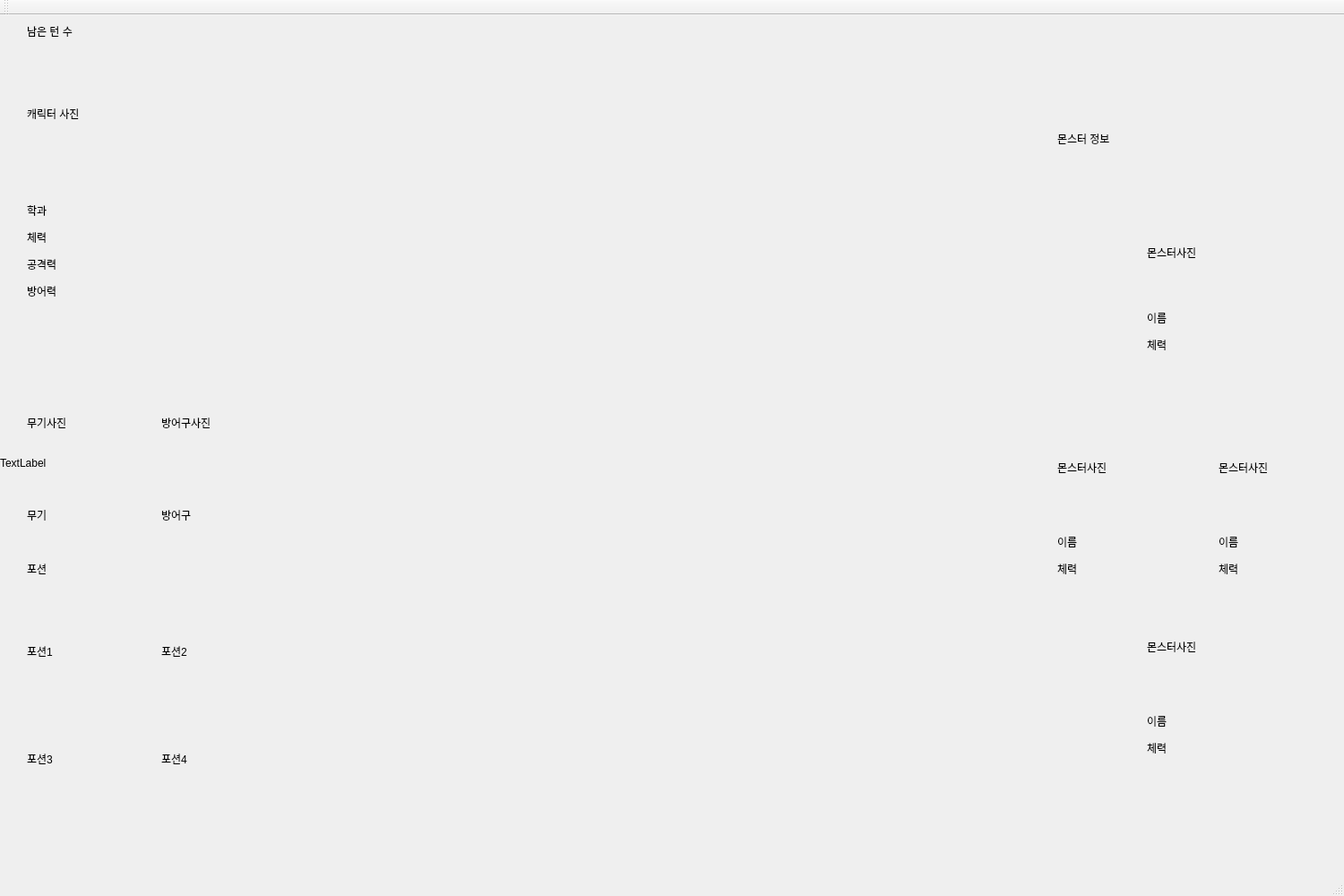
<?xml version="1.0" encoding="UTF-8"?>
<ui version="4.0">
 <class>MainWindow</class>
 <widget class="QMainWindow" name="MainWindow">
  <property name="geometry">
   <rect>
    <x>0</x>
    <y>0</y>
    <width>1500</width>
    <height>1000</height>
   </rect>
  </property>
  <property name="windowTitle">
   <string>MainWindow</string>
  </property>
  <widget class="QWidget" name="centralWidget">
   <widget class="QLabel" name="weaponLabel">
    <property name="geometry">
     <rect>
      <x>30</x>
      <y>550</y>
      <width>80</width>
      <height>15</height>
     </rect>
    </property>
    <property name="text">
     <string>무기</string>
    </property>
   </widget>
   <widget class="QLabel" name="armorLabel">
    <property name="geometry">
     <rect>
      <x>180</x>
      <y>550</y>
      <width>80</width>
      <height>15</height>
     </rect>
    </property>
    <property name="text">
     <string>방어구</string>
    </property>
   </widget>
   <widget class="QLabel" name="weaponPic">
    <property name="geometry">
     <rect>
      <x>30</x>
      <y>400</y>
      <width>100</width>
      <height>110</height>
     </rect>
    </property>
    <property name="text">
     <string>무기사진</string>
    </property>
   </widget>
   <widget class="QLabel" name="armorPic">
    <property name="geometry">
     <rect>
      <x>180</x>
      <y>400</y>
      <width>100</width>
      <height>110</height>
     </rect>
    </property>
    <property name="text">
     <string>방어구사진</string>
    </property>
   </widget>
   <widget class="ClickQLabel" name="potionPic_1">
    <property name="geometry">
     <rect>
      <x>30</x>
      <y>660</y>
      <width>100</width>
      <height>100</height>
     </rect>
    </property>
    <property name="text">
     <string>포션1</string>
    </property>
   </widget>
   <widget class="ClickQLabel" name="potionPic_2">
    <property name="geometry">
     <rect>
      <x>180</x>
      <y>660</y>
      <width>100</width>
      <height>100</height>
     </rect>
    </property>
    <property name="text">
     <string>포션2</string>
    </property>
   </widget>
   <widget class="ClickQLabel" name="potionPic_4">
    <property name="geometry">
     <rect>
      <x>180</x>
      <y>780</y>
      <width>100</width>
      <height>100</height>
     </rect>
    </property>
    <property name="text">
     <string>포션4</string>
    </property>
   </widget>
   <widget class="ClickQLabel" name="potionPic_3">
    <property name="geometry">
     <rect>
      <x>30</x>
      <y>780</y>
      <width>100</width>
      <height>100</height>
     </rect>
    </property>
    <property name="text">
     <string>포션3</string>
    </property>
   </widget>
   <widget class="QLabel" name="potionLabel">
    <property name="geometry">
     <rect>
      <x>30</x>
      <y>610</y>
      <width>80</width>
      <height>15</height>
     </rect>
    </property>
    <property name="text">
     <string>포션</string>
    </property>
   </widget>
   <widget class="QLabel" name="characterPic">
    <property name="geometry">
     <rect>
      <x>30</x>
      <y>30</y>
      <width>160</width>
      <height>160</height>
     </rect>
    </property>
    <property name="text">
     <string>캐릭터 사진</string>
    </property>
   </widget>
   <widget class="QLabel" name="characterLabel">
    <property name="geometry">
     <rect>
      <x>30</x>
      <y>210</y>
      <width>140</width>
      <height>16</height>
     </rect>
    </property>
    <property name="text">
     <string>학과</string>
    </property>
   </widget>
   <widget class="QLabel" name="hpLabel">
    <property name="geometry">
     <rect>
      <x>30</x>
      <y>240</y>
      <width>140</width>
      <height>15</height>
     </rect>
    </property>
    <property name="text">
     <string>체력</string>
    </property>
   </widget>
   <widget class="QLabel" name="defenseLabel">
    <property name="geometry">
     <rect>
      <x>30</x>
      <y>300</y>
      <width>140</width>
      <height>15</height>
     </rect>
    </property>
    <property name="text">
     <string>방어력</string>
    </property>
   </widget>
   <widget class="QLabel" name="damageLabel">
    <property name="geometry">
     <rect>
      <x>30</x>
      <y>270</y>
      <width>140</width>
      <height>15</height>
     </rect>
    </property>
    <property name="text">
     <string>공격력</string>
    </property>
   </widget>
   <widget class="QLabel" name="label_3">
    <property name="geometry">
     <rect>
      <x>1180</x>
      <y>130</y>
      <width>111</width>
      <height>16</height>
     </rect>
    </property>
    <property name="text">
     <string>몬스터 정보</string>
    </property>
   </widget>
   <widget class="QLabel" name="monsterPic_1">
    <property name="geometry">
     <rect>
      <x>1280</x>
      <y>210</y>
      <width>80</width>
      <height>110</height>
     </rect>
    </property>
    <property name="text">
     <string>몬스터사진</string>
    </property>
   </widget>
   <widget class="QLabel" name="monsterPic_2">
    <property name="geometry">
     <rect>
      <x>1180</x>
      <y>450</y>
      <width>80</width>
      <height>110</height>
     </rect>
    </property>
    <property name="text">
     <string>몬스터사진</string>
    </property>
   </widget>
   <widget class="QLabel" name="monsterPic_3">
    <property name="geometry">
     <rect>
      <x>1360</x>
      <y>450</y>
      <width>80</width>
      <height>110</height>
     </rect>
    </property>
    <property name="text">
     <string>몬스터사진</string>
    </property>
   </widget>
   <widget class="QLabel" name="monsterPic_4">
    <property name="geometry">
     <rect>
      <x>1280</x>
      <y>650</y>
      <width>80</width>
      <height>110</height>
     </rect>
    </property>
    <property name="text">
     <string>몬스터사진</string>
    </property>
   </widget>
   <widget class="QLabel" name="monName_1">
    <property name="geometry">
     <rect>
      <x>1280</x>
      <y>330</y>
      <width>140</width>
      <height>16</height>
     </rect>
    </property>
    <property name="text">
     <string>이름</string>
    </property>
   </widget>
   <widget class="QLabel" name="monHP_1">
    <property name="geometry">
     <rect>
      <x>1280</x>
      <y>360</y>
      <width>140</width>
      <height>16</height>
     </rect>
    </property>
    <property name="text">
     <string>체력</string>
    </property>
   </widget>
   <widget class="QLabel" name="monName_2">
    <property name="geometry">
     <rect>
      <x>1180</x>
      <y>580</y>
      <width>140</width>
      <height>16</height>
     </rect>
    </property>
    <property name="text">
     <string>이름</string>
    </property>
   </widget>
   <widget class="QLabel" name="monName_3">
    <property name="geometry">
     <rect>
      <x>1360</x>
      <y>580</y>
      <width>140</width>
      <height>16</height>
     </rect>
    </property>
    <property name="text">
     <string>이름</string>
    </property>
   </widget>
   <widget class="QLabel" name="monName_4">
    <property name="geometry">
     <rect>
      <x>1280</x>
      <y>780</y>
      <width>140</width>
      <height>16</height>
     </rect>
    </property>
    <property name="text">
     <string>이름</string>
    </property>
   </widget>
   <widget class="QLabel" name="monHP_2">
    <property name="geometry">
     <rect>
      <x>1180</x>
      <y>610</y>
      <width>140</width>
      <height>16</height>
     </rect>
    </property>
    <property name="text">
     <string>체력</string>
    </property>
   </widget>
   <widget class="QLabel" name="monHP_3">
    <property name="geometry">
     <rect>
      <x>1360</x>
      <y>610</y>
      <width>140</width>
      <height>16</height>
     </rect>
    </property>
    <property name="text">
     <string>체력</string>
    </property>
   </widget>
   <widget class="QLabel" name="monHP_4">
    <property name="geometry">
     <rect>
      <x>1280</x>
      <y>810</y>
      <width>140</width>
      <height>16</height>
     </rect>
    </property>
    <property name="text">
     <string>체력</string>
    </property>
   </widget>
   <widget class="QLabel" name="turnLabel">
    <property name="geometry">
     <rect>
      <x>30</x>
      <y>10</y>
      <width>171</width>
      <height>16</height>
     </rect>
    </property>
    <property name="text">
     <string>남은 턴 수</string>
    </property>
   </widget>
   <widget class="ClickQLabel" name="potionLabel_2">
    <property name="geometry">
     <rect>
      <x>30</x>
      <y>910</y>
      <width>600</width>
      <height>16</height>
     </rect>
    </property>
    <property name="text">
     <string/>
    </property>
   </widget>
   <widget class="QLabel" name="label">
    <property name="geometry">
     <rect>
      <x>0</x>
      <y>0</y>
      <width>1500</width>
      <height>1000</height>
     </rect>
    </property>
    <property name="text">
     <string>TextLabel</string>
    </property>
   </widget>
   <zorder>label</zorder>
   <zorder>weaponLabel</zorder>
   <zorder>armorLabel</zorder>
   <zorder>weaponPic</zorder>
   <zorder>armorPic</zorder>
   <zorder>potionPic_1</zorder>
   <zorder>potionPic_2</zorder>
   <zorder>potionPic_4</zorder>
   <zorder>potionPic_3</zorder>
   <zorder>potionLabel</zorder>
   <zorder>characterPic</zorder>
   <zorder>characterLabel</zorder>
   <zorder>hpLabel</zorder>
   <zorder>defenseLabel</zorder>
   <zorder>damageLabel</zorder>
   <zorder>label_3</zorder>
   <zorder>monsterPic_1</zorder>
   <zorder>monsterPic_2</zorder>
   <zorder>monsterPic_3</zorder>
   <zorder>monsterPic_4</zorder>
   <zorder>monName_1</zorder>
   <zorder>monHP_1</zorder>
   <zorder>monName_2</zorder>
   <zorder>monName_3</zorder>
   <zorder>monName_4</zorder>
   <zorder>monHP_2</zorder>
   <zorder>monHP_3</zorder>
   <zorder>monHP_4</zorder>
   <zorder>turnLabel</zorder>
   <zorder>potionLabel_2</zorder>
  </widget>
  <widget class="QMenuBar" name="menuBar">
   <property name="geometry">
    <rect>
     <x>0</x>
     <y>0</y>
     <width>1500</width>
     <height>26</height>
    </rect>
   </property>
  </widget>
  <widget class="QToolBar" name="mainToolBar">
   <attribute name="toolBarArea">
    <enum>TopToolBarArea</enum>
   </attribute>
   <attribute name="toolBarBreak">
    <bool>false</bool>
   </attribute>
  </widget>
  <widget class="QStatusBar" name="statusBar"/>
 </widget>
 <layoutdefault spacing="6" margin="11"/>
 <customwidgets>
  <customwidget>
   <class>ClickQLabel</class>
   <extends>QLabel</extends>
   <header location="global">clickqlabel.h</header>
  </customwidget>
 </customwidgets>
 <resources/>
 <connections/>
</ui>
